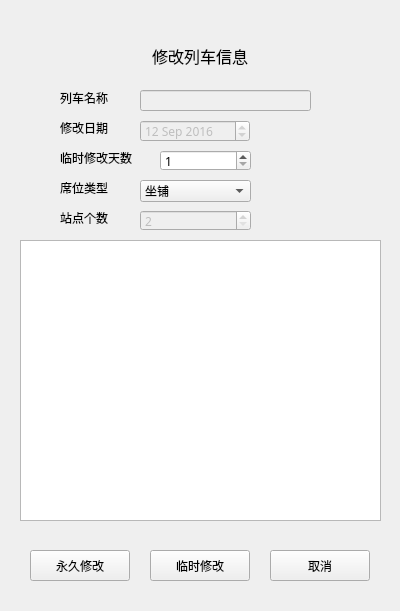
<?xml version="1.0" encoding="UTF-8"?>
<ui version="4.0">
 <class>editTrainWindow</class>
 <widget class="QWidget" name="editTrainWindow">
  <property name="geometry">
   <rect>
    <x>0</x>
    <y>0</y>
    <width>400</width>
    <height>611</height>
   </rect>
  </property>
  <property name="font">
   <font>
    <family>微软雅黑</family>
   </font>
  </property>
  <property name="contextMenuPolicy">
   <enum>Qt::DefaultContextMenu</enum>
  </property>
  <property name="windowTitle">
   <string>12306++铁路票务系统</string>
  </property>
  <widget class="QPushButton" name="bCancel">
   <property name="geometry">
    <rect>
     <x>270</x>
     <y>550</y>
     <width>100</width>
     <height>31</height>
    </rect>
   </property>
   <property name="text">
    <string>取消</string>
   </property>
  </widget>
  <widget class="QLabel" name="label_2">
   <property name="geometry">
    <rect>
     <x>100</x>
     <y>40</y>
     <width>200</width>
     <height>31</height>
    </rect>
   </property>
   <property name="font">
    <font>
     <pointsize>12</pointsize>
    </font>
   </property>
   <property name="text">
    <string>修改列车信息</string>
   </property>
   <property name="alignment">
    <set>Qt::AlignCenter</set>
   </property>
  </widget>
  <widget class="QPushButton" name="bEditPer">
   <property name="geometry">
    <rect>
     <x>30</x>
     <y>550</y>
     <width>100</width>
     <height>31</height>
    </rect>
   </property>
   <property name="text">
    <string>永久修改</string>
   </property>
  </widget>
  <widget class="QLabel" name="label">
   <property name="geometry">
    <rect>
     <x>60</x>
     <y>90</y>
     <width>72</width>
     <height>15</height>
    </rect>
   </property>
   <property name="text">
    <string>列车名称</string>
   </property>
  </widget>
  <widget class="QLabel" name="label_4">
   <property name="geometry">
    <rect>
     <x>60</x>
     <y>210</y>
     <width>72</width>
     <height>15</height>
    </rect>
   </property>
   <property name="text">
    <string>站点个数</string>
   </property>
  </widget>
  <widget class="QSpinBox" name="sStationCnt">
   <property name="enabled">
    <bool>false</bool>
   </property>
   <property name="geometry">
    <rect>
     <x>140</x>
     <y>210</y>
     <width>111</width>
     <height>21</height>
    </rect>
   </property>
   <property name="minimum">
    <number>2</number>
   </property>
   <property name="maximum">
    <number>20</number>
   </property>
  </widget>
  <widget class="QTableWidget" name="stationTable">
   <property name="geometry">
    <rect>
     <x>20</x>
     <y>240</y>
     <width>361</width>
     <height>281</height>
    </rect>
   </property>
   <property name="editTriggers">
    <set>QAbstractItemView::NoEditTriggers</set>
   </property>
   <property name="selectionMode">
    <enum>QAbstractItemView::NoSelection</enum>
   </property>
   <attribute name="horizontalHeaderStretchLastSection">
    <bool>true</bool>
   </attribute>
  </widget>
  <widget class="QLabel" name="label_7">
   <property name="geometry">
    <rect>
     <x>60</x>
     <y>180</y>
     <width>72</width>
     <height>15</height>
    </rect>
   </property>
   <property name="text">
    <string>席位类型</string>
   </property>
  </widget>
  <widget class="QLineEdit" name="lTrainName">
   <property name="enabled">
    <bool>false</bool>
   </property>
   <property name="geometry">
    <rect>
     <x>140</x>
     <y>90</y>
     <width>171</width>
     <height>21</height>
    </rect>
   </property>
  </widget>
  <widget class="QComboBox" name="cSeatType">
   <property name="geometry">
    <rect>
     <x>140</x>
     <y>180</y>
     <width>111</width>
     <height>22</height>
    </rect>
   </property>
   <item>
    <property name="text">
     <string>坐铺</string>
    </property>
   </item>
   <item>
    <property name="text">
     <string>卧铺</string>
    </property>
   </item>
  </widget>
  <widget class="QDateEdit" name="dStartDate">
   <property name="enabled">
    <bool>false</bool>
   </property>
   <property name="geometry">
    <rect>
     <x>140</x>
     <y>120</y>
     <width>110</width>
     <height>22</height>
    </rect>
   </property>
   <property name="dateTime">
    <datetime>
     <hour>0</hour>
     <minute>0</minute>
     <second>0</second>
     <year>2016</year>
     <month>9</month>
     <day>12</day>
    </datetime>
   </property>
  </widget>
  <widget class="QLabel" name="label_3">
   <property name="geometry">
    <rect>
     <x>60</x>
     <y>120</y>
     <width>72</width>
     <height>15</height>
    </rect>
   </property>
   <property name="text">
    <string>修改日期</string>
   </property>
  </widget>
  <widget class="QPushButton" name="bEditTep">
   <property name="geometry">
    <rect>
     <x>150</x>
     <y>550</y>
     <width>100</width>
     <height>31</height>
    </rect>
   </property>
   <property name="text">
    <string>临时修改</string>
   </property>
  </widget>
  <widget class="QLabel" name="label_8">
   <property name="geometry">
    <rect>
     <x>60</x>
     <y>150</y>
     <width>91</width>
     <height>16</height>
    </rect>
   </property>
   <property name="text">
    <string>临时修改天数</string>
   </property>
  </widget>
  <widget class="QSpinBox" name="sDaysCnt">
   <property name="enabled">
    <bool>true</bool>
   </property>
   <property name="geometry">
    <rect>
     <x>160</x>
     <y>150</y>
     <width>91</width>
     <height>21</height>
    </rect>
   </property>
   <property name="minimum">
    <number>1</number>
   </property>
   <property name="maximum">
    <number>10</number>
   </property>
   <property name="value">
    <number>1</number>
   </property>
  </widget>
 </widget>
 <resources/>
 <connections>
  <connection>
   <sender>bCancel</sender>
   <signal>clicked()</signal>
   <receiver>editTrainWindow</receiver>
   <slot>close()</slot>
   <hints>
    <hint type="sourcelabel">
     <x>329</x>
     <y>481</y>
    </hint>
    <hint type="destinationlabel">
     <x>407</x>
     <y>485</y>
    </hint>
   </hints>
  </connection>
 </connections>
</ui>
